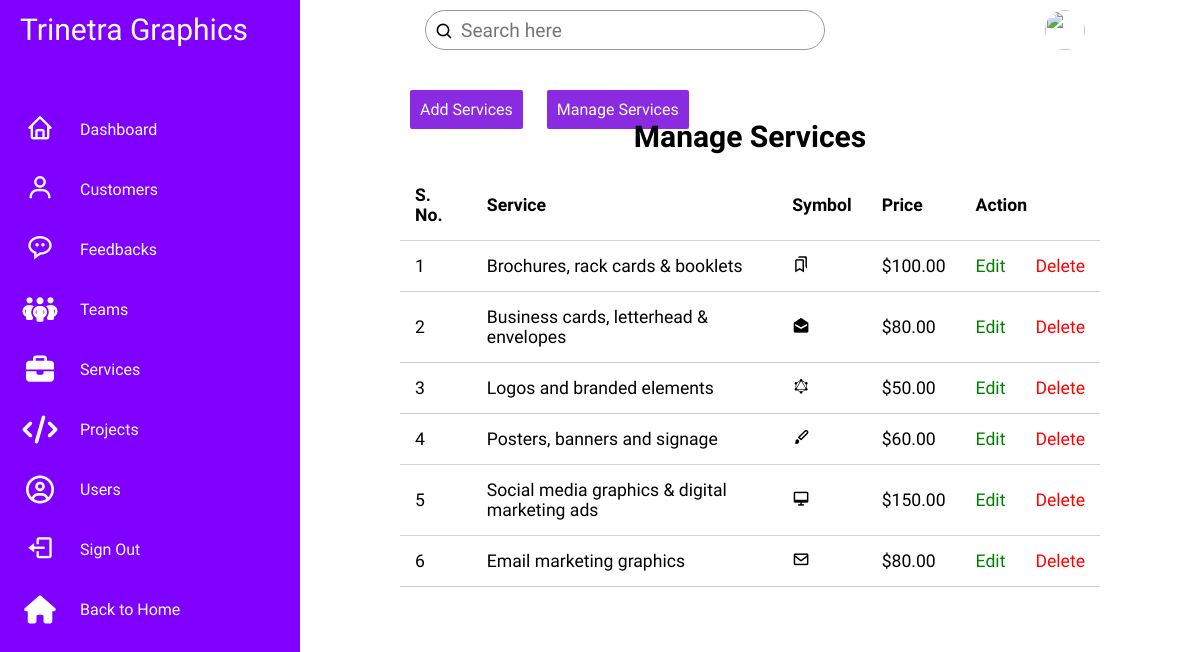
The page /admin-panel/services/index.php (signed in) on the database its author committed.
### tables this page shows
CREATE TABLE `service` (
  `id` int(11) NOT NULL,
  `name` text DEFAULT NULL,
  `description` text DEFAULT NULL,
  `price` text DEFAULT NULL,
  `symbol` text DEFAULT NULL,
  `serviceid` text DEFAULT NULL,
  `postedat` timestamp NULL DEFAULT current_timestamp()
);

### admin-panel/services/index.php (the view, shortened to what this page needs)
<?php
    if($_SESSION['id'] == true){
?>
<!DOCTYPE html>
<html lang="en">
<head>
    <link rel="stylesheet" href="../../css/admin.css">
    <link href='https://unpkg.com/boxicons@2.1.4/css/boxicons.min.css' rel='stylesheet'>
    <link rel="stylesheet" href="https://cdnjs.cloudflare.com/ajax/libs/font-awesome/6.3.0/css/all.min.css">
</head>
<body>
    <div class="container">
        <div class="navigation">
            <ul>
                <li>
                    <a href="#">
                        <span class="title heading">Trinetra Graphics</span>
                    </a>
                </li>
                <li>
                    <a href="../admin.php">
                        <span class="icon"><i class='bx bx-home'></i></span>
                        <span class="title">Dashboard</span>
                    </a>
                </li>
                <li>
                    <a href="#">
                        <span class="icon"><i class='bx bx-user'></i></span>
                        <span class="title">Customers</span>
                    </a>
                </li>
                <li>
                    <a href="../feedback/index.php">
                        <span class="icon"><i class='bx bx-message-rounded-dots'></i></span>
                        <span class="title">Feedbacks</span>
                    </a>
                </li>
                <li>
                    <a href="../teams/index.php">
                        <span class="icon"><i class="fa-solid fa-people-group"></i></span>
                        <span class="title">Teams</span>
                    </a>
                </li>
                <li>
                    <a href="../services/index.php">
                        <span class="icon"><i class="fa-solid fa-briefcase"></i></span>
                        <span class="title">Services</span>
                    </a>
                </li>
                <li>
                    <a href="../projects/index.php">
                        <span class="icon"><i class="fa-solid fa-code"></i></span>
                        <span class="title">Projects</span>
                    </a>
                </li>
                <li>
                    <a href="../users/index.php">
                        <span class="icon"><i class="fa-regular fa-circle-user"></i></span>
                        <span class="title">Users</span>
                    </a>
                </li>
                <li>
                    <a href="../../logout.php">
                        <span class="icon"><i class='bx bx-log-out'></i></span>
                        <span class="title">Sign Out</span>
                    </a>
                </li>
                <li>
                    <a href="../../index.php">
                        <span class="icon"><i class="fa-sharp fa-solid fa-house"></i></span>
                        <span class="title">Back to Home</span>
                    </a>
                </li>
            </ul>
        </div>
    </div>
    <div class="main">
        <div class="topbar">
            <div class="search">
                <label>
                    <input type="text" placeholder="Search here">
                    <i class='bx bx-search'></i>
                </label>
            </div>
            <div class="user">
                <?php echo "<img src='../data_base-images/users/{$_SESSION['image']}'>"; ?>
            </div>
        </div>
        <div class="admin-content">
            <div class="button-group">
                <a href="./create.php" class="admin-btn btn-blg">Add Services</a>
                <a href="./index.php" class="admin-btn btn-blg">Manage Services</a>
            </div>
            <div class="content">
                <h2 class="page-title">Manage Services</h2>
                <table>
                    <thead>
                        <th>S. No.</th>
                        <th>Service</th>
                        <th>Symbol</th>
                        <th>Price</th>
                        <th colspan="2">Action</th>
                    </thead>
                    <tbody>
                        <?php
                            require_once('../config.php');
                            $result = mysqli_query($db, "SELECT * FROM `service`");
                            if(!$result){
                                die("Invalid Query !!!". mysqli_connect_error());
                            }
                            else{
                                while($row = mysqli_fetch_assoc($result)){
                                    echo "
                                    <tr>
                                        <td>$row[id]</td>
                                        <td>$row[name]</td>
                                        <td>$row[symbol]</td>
                                        <td>$row[price]</td>
                                        <td><a href='./edit.php?id=$row[id]' class='edit'>Edit</a></td>
                                        <td><a href='./delete.php?id=$row[id]' class='delete'>Delete</a></td>
                                    </tr>
                                    ";
                                }
                            }
                        ?>
                    </tbody>
                </table>
            </div>
        </div>
    </div>
</body>
</html>
<?php
    }
    else{
        header('Location: ../../index.php');
    }
?>

### css/admin.css (style rules this page uses)
* { margin: 0; padding: 0; box-sizing: border-box; font-family: 'Ubuntu', sans-serif; }
:root { --violet: #7f00ff; --white: #fff; --grey: #f5f5f5; --black1: #222; --black2: #999; }
body { min-height: 100vh; overflow-x: hidden; }
a { text-decoration: none; }
.admin-btn { padding: 10px; margin: 10px; width: 100px; background-color: blueviolet; border-radius: 2px; color: white; }
.container { position: relative; width: 100%; }
.navigation { position: fixed; width: 300px; height: 100%; background: var(--violet); border-left: 10px solid var(--violet); transition: 0.5s; overflow: hidden; }
.navigation ul { position: absolute; top: 0; left: 0; width: 100%; }
.navigation ul li { position: relative; width: 100%; list-style: none; border-top-left-radius: 30px; border-bottom-left-radius: 30px; }
.navigation ul li:nth-child(1) { margin-bottom: 40px; pointer-events: none; }
.navigation ul li a { position: relative; display: block; width: 100%; display: flex; text-decoration: none; color: var(--white); }
.navigation ul li a .icon { position: relative; display: block; min-width: 60px; height: 60px; line-height: 70px; text-align: center; }
.navigation ul li a .icon i { font-size: 1.75em; }
.navigation ul li a .title { position: relative; display: block; padding: 0 10px; line-height: 60px; text-align: start; white-space: nowrap; }
.navigation ul li a .title.heading { font-size: 30px; }
.main { position: absolute; width: calc(100% - 300px); left: 300px; min-height: 100vh; background: var(--white); transition: 0.5s; }
.topbar { width: 100%; height: 60px; display: flex; justify-content: space-around; align-items: center; padding: 0 10px; }
.search { position: relative; width: 400px; margin: 0 10px; }
.search label { position: relative; width: 100%; }
.search label input { width: 100%; height: 40px; border-radius: 40px; padding: 5px 20px; padding-left: 35px; font-size: 1.2em; outline: none; border: 1px solid var(--black2); }
.search label i { position: absolute; top: 0; left: 10px; font-size: 1.2em; }
.user { position: relative; width: 40px; height: 40px; border-radius: 50%; overflow: hidden; cursor: pointer; }
.user img { position: relative; top: 0; left: 0; width: 100%; height: 100%; object-fit: cover; }
.admin-content { position: relative; flex: 8; height: 100%; padding: 40px 100px 100px; overflow-y: scroll; }
.admin-content .page-title { text-align: center; margin-bottom: 16px; font-size: 30px; }
.admin-content table { width: 100%; border-collapse: collapse; font-size: 1.1rem; }
th, td { padding: 15px; text-align: left; border-bottom: 1px solid lightgrey; }
.edit { color: green; }
.delete { color: red; }

### rows shown on the page
service: id "1", name "Brochures, rack cards & booklets", price "$100.00"
service: id "2", name "Business cards, letterhead & envelopes", price "$80.00"
service: id "3", name "Logos and branded elements", price "$50.00"
service: id "4", name "Posters, banners and signage", price "$60.00"
service: id "5", name "Social media graphics & digital marketing ads", price "$150.00"
service: id "6", name "Email marketing graphics", price "$80.00"
